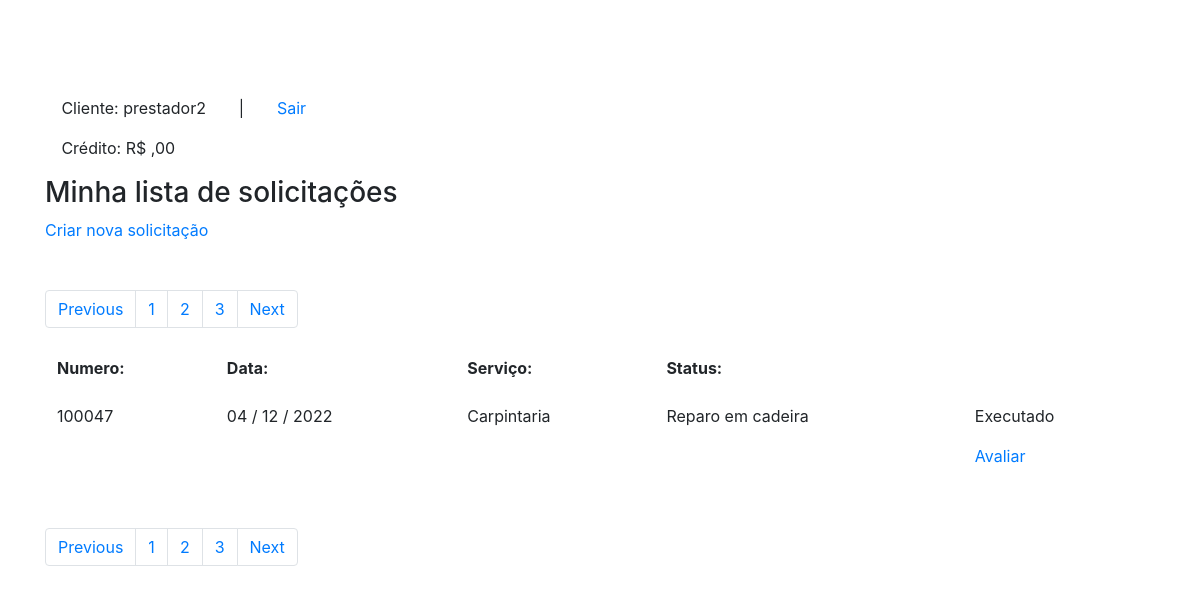
/painelcliente.php (signed in), run on the app's committed database.
### tables this page shows
CREATE TABLE IF NOT EXISTS `servicos` (
  `numero_id` int(7) NOT NULL AUTO_INCREMENT,
  `nome_servico` varchar(220) NOT NULL,
  `descricao_servico` varchar(220) NOT NULL,
  `preco_produto` varchar(100) NOT NULL,
  `status_servico` varchar(30) NOT NULL,
  `id_cliente` varchar(100) NOT NULL,
  `email_cliente` varchar(140) NOT NULL,
  `id_prestador` int(100) NOT NULL,
  `email_prestador` varchar(140) NOT NULL,
  `dia_pedido` varchar(30) NOT NULL,
  PRIMARY KEY (`numero_id`)
);

### painelcliente.php (the view, shortened to what this page needs)
<?php
include_once ('conexao.php');
?>
<!DOCTYPE html>
<html>
    <head>
        <link rel="stylesheet" href="https://stackpath.bootstrapcdn.com/bootstrap/4.1.3/css/bootstrap.min.css">
    </head>
    <body>
        <div class="container mt-5 pt-5">
            <div class="w-25 d-flex justify-content-around">
                <div>
                    <p>Cliente: <?php echo $_SESSION['nome'];?></p>
                    <p>Crédito: R$ <?php echo $_SESSION['credito'];?>,00</p>
                </div>
                <span>|</span>
                <a href="logout.php">Sair</a>
            </div>
            <div class="form-group">
                <table class="table table-borderless">
                    <thead>
                        <h3>Minha lista de solicitações</h3>
                        <a href="criar_servico.php">Criar nova solicitação</a>
                    </thead>
                    <div class="mt-5">
                        <nav aria-label="Page navigation example">
                            <ul class="pagination">
                                <li class="page-item"><a class="page-link" href="#">Previous</a></li>
                                <li class="page-item"><a class="page-link" href="#">1</a></li>
                                <li class="page-item"><a class="page-link" href="#">2</a></li>
                                <li class="page-item"><a class="page-link" href="#">3</a></li>
                                <li class="page-item"><a class="page-link" href="#">Next</a></li>
                            </ul>
                        </nav>
                    </div>
                    <tbody>
                        <tr>
                            <th>Numero:</th>
                            <th>Data:</th>
                            <th>Serviço:</th>
                            <th>Status:</th>
                        </tr>
                        <?php
                        $id = $_SESSION['id'];
                        $query_servico = "  SELECT *
                                            FROM servicos as s
                                            INNER JOIN clientes as c
                                            ON s.id_cliente = c.id
                                            WHERE c.id = $id
                                            ORDER BY numero_id DESC";
                        $result_servico = $conn->prepare($query_servico);
                        $result_servico->execute();
                        while($row_servico = $result_servico->fetch(PDO::FETCH_ASSOC)){
                            extract($row_servico);
                        ?>
                        <tr>
                            <td><?php echo "$numero_id"; ?></td>
                            <td><?php echo "$dia_pedido"; ?></td>
                            <td><?php echo "$nome_servico"?></td>
                            <td><?php echo "$descricao_servico"?></td>
                            <td>
                                <div class="d-block">
                                    <?php
                                    if($status_servico == "1"){
                                       echo " <p href='#'>
                                       Aguardando</p>";
                                    }elseif($status_servico == "2"){
                                        echo " <p href='#'>
                                       Executado</p>";
                                    }
                                    ?>
                                    <?php
                                    if($status_servico == "1"){
                                       echo "
                                       <form method='post' action='excluir_servico.php'>
                                       <input type='hidden' name='id' value='$numero_id'>
                                       <button type='submit' style='border:none; color: #007bff;
                                       text-decoration: none;
                                       background-color: transparent;'>Cancelar</button>
                                       </form>";
                                    }elseif($status_servico == "2"){
                                        echo " <a href='avaliacao.php'>
                                       Avaliar</a>";
                                    }
                                    ?>
                                </div>
                            </td>
                        </tr>
                        <?php } ?>
                    </tbody>
                </table>
                <div class="mt-5">
                    <nav aria-label="Page navigation example">
                        <ul class="pagination">
                            <li class="page-item"><a class="page-link" href="#">Previous</a></li>
                            <li class="page-item"><a class="page-link" href="#">1</a></li>
                            <li class="page-item"><a class="page-link" href="#">2</a></li>
                            <li class="page-item"><a class="page-link" href="#">3</a></li>
                            <li class="page-item"><a class="page-link" href="#">Next</a></li>
                        </ul>
                    </nav>
                </div>
            </div>
        </div>
    </body>
</html>

### data on the page
servicos: numero_id "100047", dia_pedido "04 / 12 / 2022", nome_servico "Carpintaria", descricao_servico "Reparo em cadeira", status_servico "Executado"

### other printed values
$_SESSION['nome'] "prestador2"
